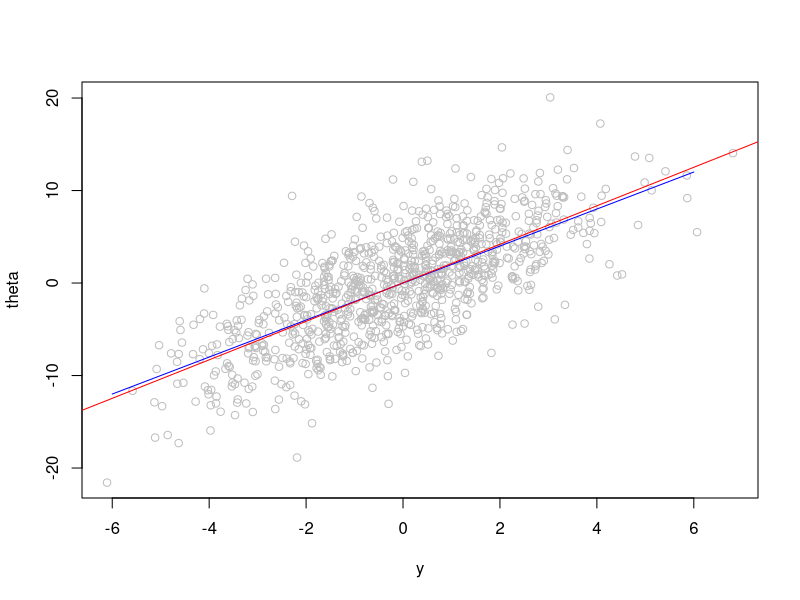
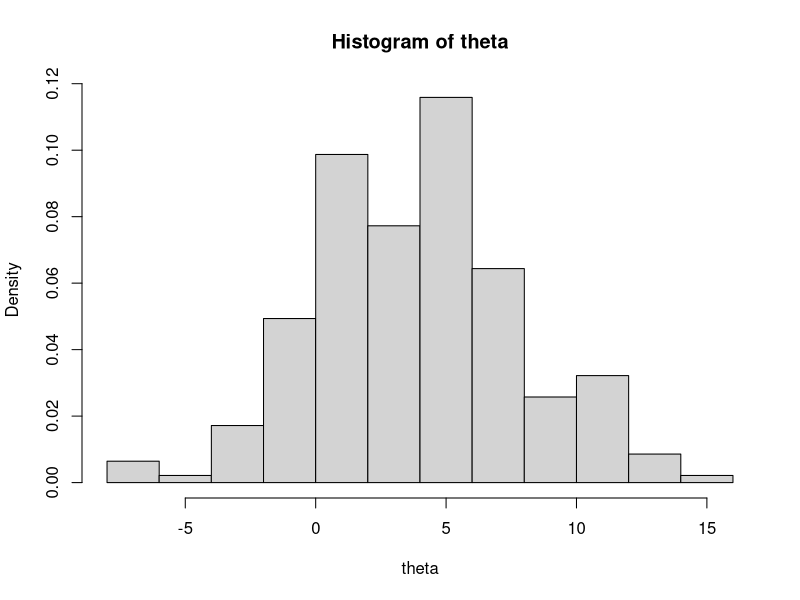
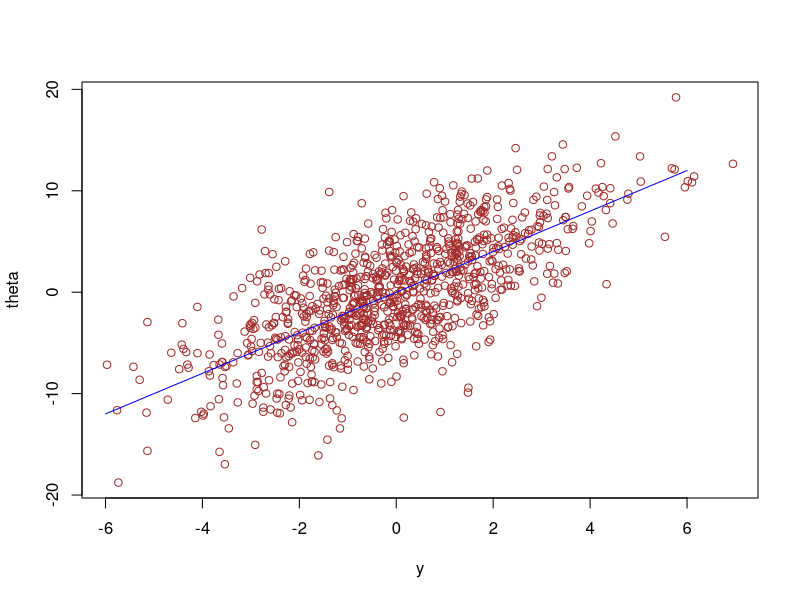
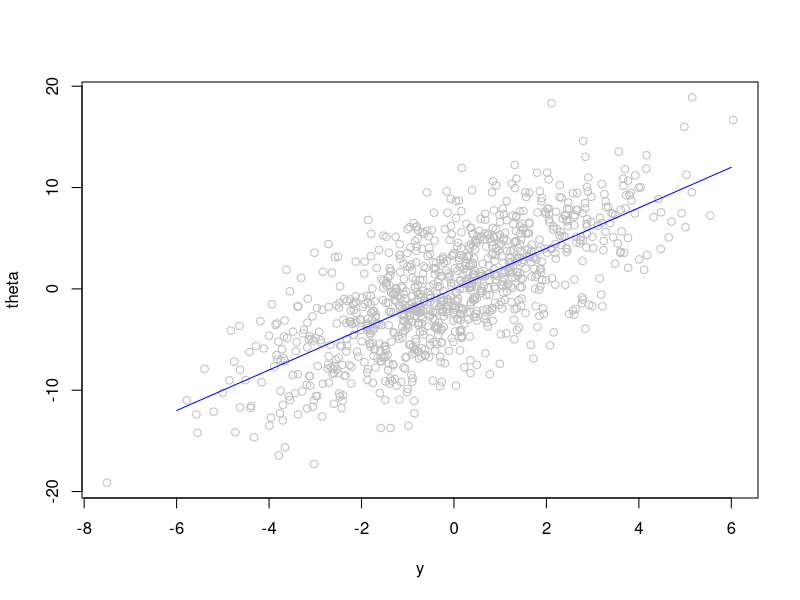
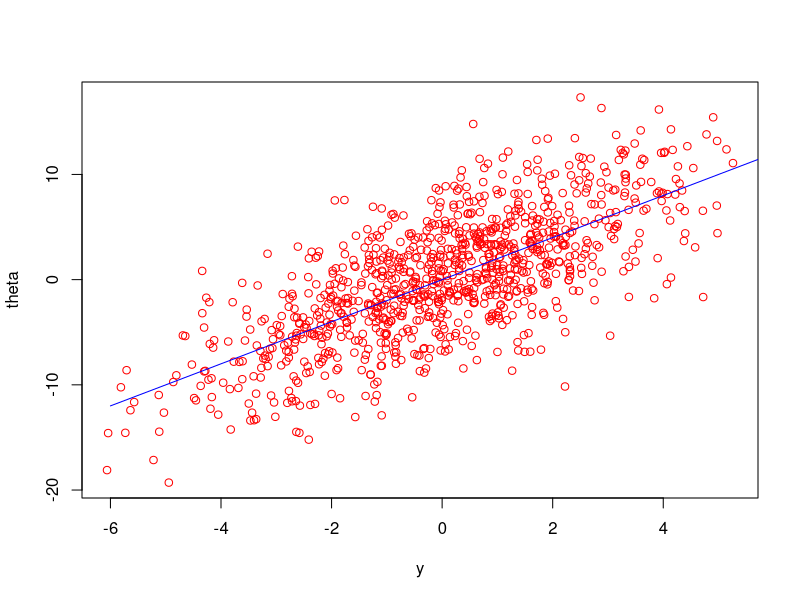
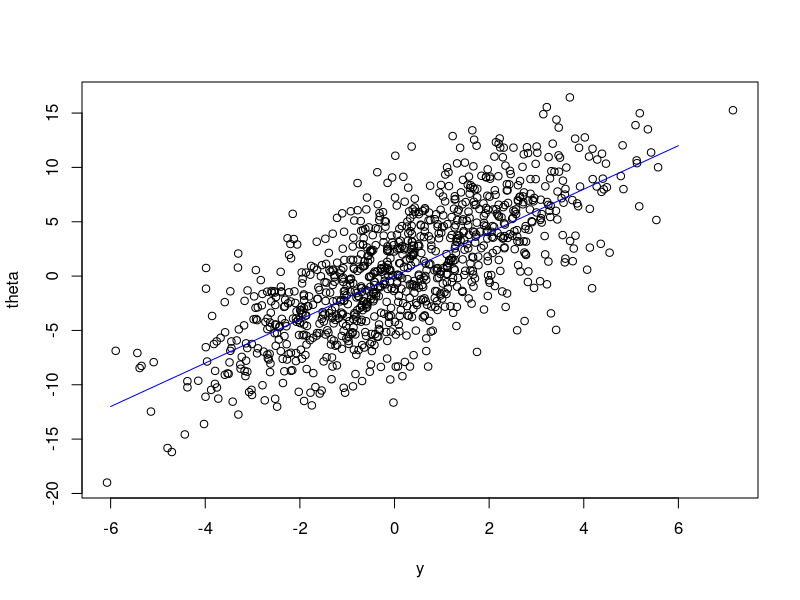
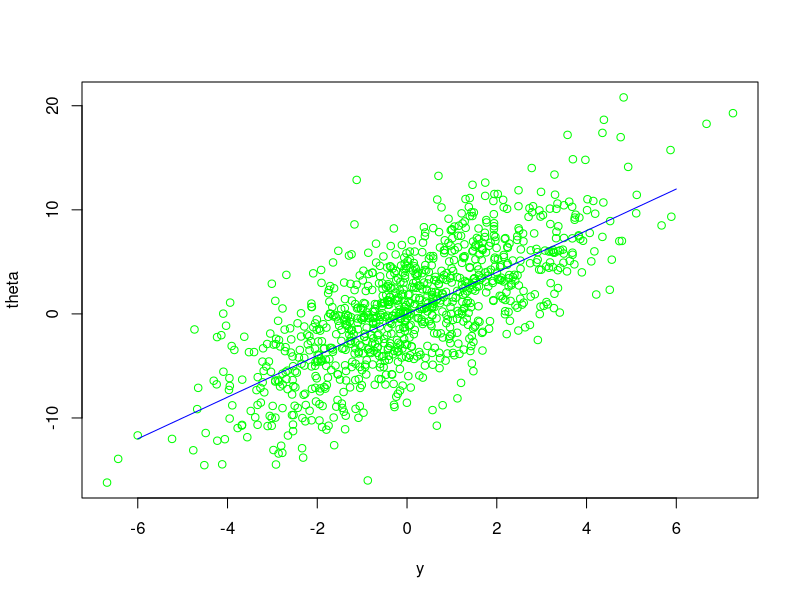

Recreate these plots in R, in order.
## ---- chunk 1
simulation_theta <- function(n){
  tirage_theta = rnorm(n, 0, 4 * sqrt(2))
  return(tirage_theta)
}

simulation_y <- function(tirage_theta){
  tirage_y = c()
  for(theta in tirage_theta){
    tirage_y = c(tirage_y, rnorm(1, theta / 4, sqrt(2)))
  }
  return(tirage_y)
}

simulation <- function(n){
    theta <- simulation_theta(n)
    y <- simulation_y(theta)
    return(data.frame(y, theta))
}

## ---- chunk 2
tirage <- simulation(1000)
plot(tirage, type = "p", col = "grey")
lines((-6:6), 2 * (-6:6), type = "l", col = "blue")


# Question 6

#On cr?e le modèle lin?aire 
reg_lin <- lm(tirage[,2] ~ tirage[,1])
#On affiche la droite de r?gression lin?aire
abline(reg_lin, col = "red")
## ---- chunk 3
#on simule les tirages
tirage <- simulation(100000)
## ---- chunk 4
#On filtre les valeurs qui ne remplissent pas la condition
selection <- tirage[tirage$y > 1.99,]
selection <- selection[selection$y < 2.01,]
selection
## ---- chunk 5
theta = selection[,2]
hist(theta, freq = FALSE)
## ---- chunk 6
Gibbs <- function(n, nb_val_eleminees, theta0 = 0){
    theta_t <- theta0 #Initialisation de theta
    
    theta <- c() #vecteur stockant les valeurs de theta
    y <- c() #vecteur stockant les valeurs de y
    
    #On doit it?rer n fois, plus le nombre de valeurs que l'on veut ?liminer
    #en d?but d'algorithme pour perdre les condition initiales
    for (t in 1:(n + nb_val_eleminees)){
        y_t <- rnorm(1, theta_t / 4, sqrt(2)) # On simule y_t
        theta_t <- rnorm(1, 2 * y_t, 4) # On simule theta_t
        
        #On ajoute les nouvelles valeurs aux vecteurs si on a ?limin? assez de valeurs
        if (t > nb_val_eleminees){
            theta <- c(theta, theta_t)
            y <- c(y, y_t)
        }
    }
    return(data.frame(y, theta))
}
## ---- chunk 7

#On ?limine la 1e valeur seulement
gibbs1 <- Gibbs(1000, 1)
plot(gibbs1, col = "brown")
lines((-6:6), 2 * (-6:6), type = "l", col = "blue")

#On ?limine les 10 premi?res valeurs
gibbs10 <- Gibbs(1000, 10)
plot(gibbs10, col = "grey")
lines((-6:6), 2 * (-6:6), type = "l", col = "blue")

#On ?limine les 100 premi?res valeurs
gibbs100 <- Gibbs(1000, 100)
plot(gibbs100, col = "red")
lines((-6:6), 2 * (-6:6), type = "l", col = "blue")

#On ?limine les 500 premi?res valeurs
gibbs500 <- Gibbs(1000, 500)
plot(gibbs500, col = "black")
lines((-6:6), 2 * (-6:6), type = "l", col = "blue")

#On ?limine les 10000 premi?res valeurs
gibbs10000 <- Gibbs(1000, 10000)
plot(gibbs10000, col = "green")
lines((-6:6), 2 * (-6:6), type = "l", col = "blue")
